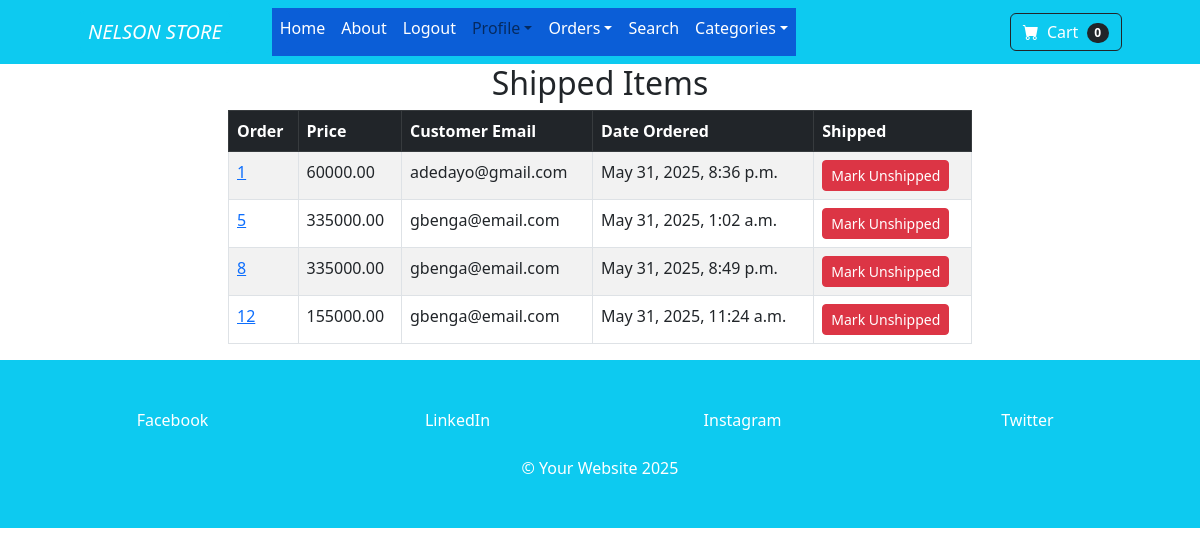
The app's page /payment/shipped_dash/ (signed in) with its own data.
### payment/models.py (models this page shows, shortened)
class Order(models.Model):
    user = models.ForeignKey(User, on_delete=models.CASCADE, null=True, blank=True)
    full_name = models.CharField(max_length=250)
    email = models.EmailField(max_length=250)
    shipping_address = models.TextField(max_length=1500)
    amount_paid = models.DecimalField(max_digits=10, decimal_places=2)
    date_ordered = models.DateTimeField(auto_now_add=True)
    shipped = models.BooleanField(default=False)
    date_shipped = models.DateTimeField(blank=True, null=True)

### payment/views.py (the view, shortened to what this page needs)
# urls.py: path('shipped_dash/', views.shipped_dash, name='shipped_dash'),
def shipped_dash(request):
    if request.user.is_authenticated and request.user.is_superuser:
        orders = Order.objects.filter(shipped=True)
        context = {'orders':orders}
        return render(request, "payment/shipped_dash.html", context)
    else:
        messages.success(request, 'Access Denied!')
        return redirect('home')

### cart/cart.py (called while the page is built)
    def __len__(self):
         return len(self.cart)

### cart/context_processors.py (called while the page is built)
def cart(request):
    return {'cart': Cart(request)}

### payment/templates/payment/shipped_dash.html (shortened to what this page needs)
{% extends 'base.html' %}
{% load static %}
{% block content %}
        <div class="container ">
            <div class="row">
                <center>
                    <div class="col-8">
                        <h2>Shipped Items</h2>
                        <table class="table table-striped table-hover table-bordered">
                        <thead class="table-dark">
                            <tr>
                              <th scope="col">Order</th>
                              <th scope="col">Price</th>
                              <th scope="col">Customer Email</th>
                              <th scope="col">Date Ordered</th>
                              <th scope="col">Shipped</th>
                            </tr>
                          </thead>
                          <tbody>
                            {% for item in orders %}
                            <tr>
                                <td><a href="{% url 'orders' item.id %}">{{ item.id }}</a></td>
                                <td>{{item.amount_paid}}</td>
                                <td>{{item.email}}</td>
                                <td>{{item.date_shipped}}</td>
                                <td>
                                  <form method="POST">
                                    <button type="submit" class="btn btn-danger btn-sm">Mark Unshipped</button>
                                  </form>
                                </td>
                            </tr>
                            {% endfor %}
                          </tbody>
                        </table>
                    </div>
                </center>
            </div>
        </div>
{% endblock %}

### records on screen
Order: id "1", amount_paid "60000.00", email "adedayo@gmail.com", date_shipped "May 31, 2025, 8:36 p.m."
Order: id "5", amount_paid "335000.00", email "gbenga@email.com", date_shipped "May 31, 2025, 1:02 a.m."
Order: id "8", amount_paid "335000.00", email "gbenga@email.com", date_shipped "May 31, 2025, 8:49 p.m."
Order: id "12", amount_paid "155000.00", email "gbenga@email.com", date_shipped "May 31, 2025, 11:24 a.m."

### other values on screen
{{ cart|length }} "0"
